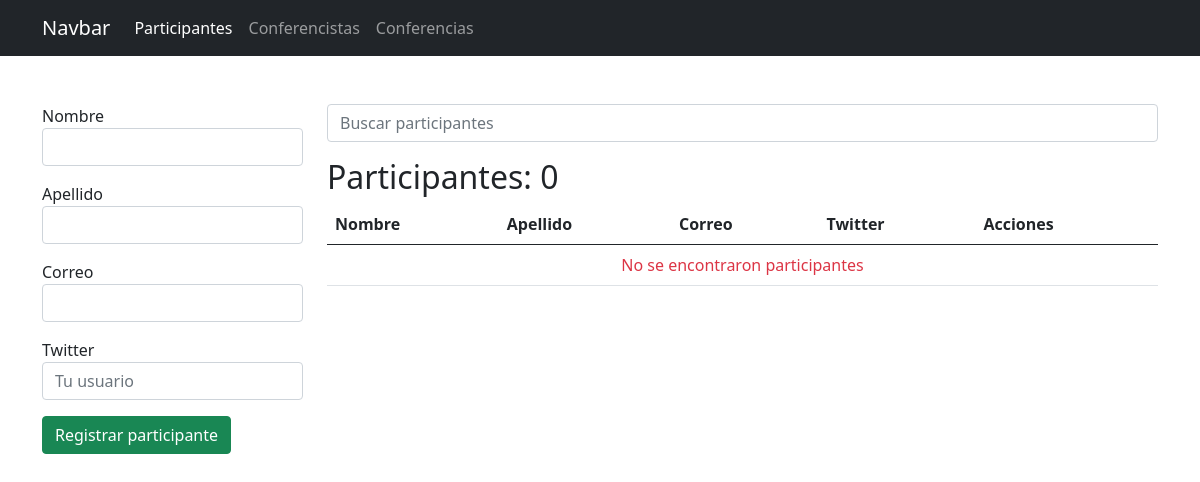
/participantes/, run on an earlier commit of the app's database.
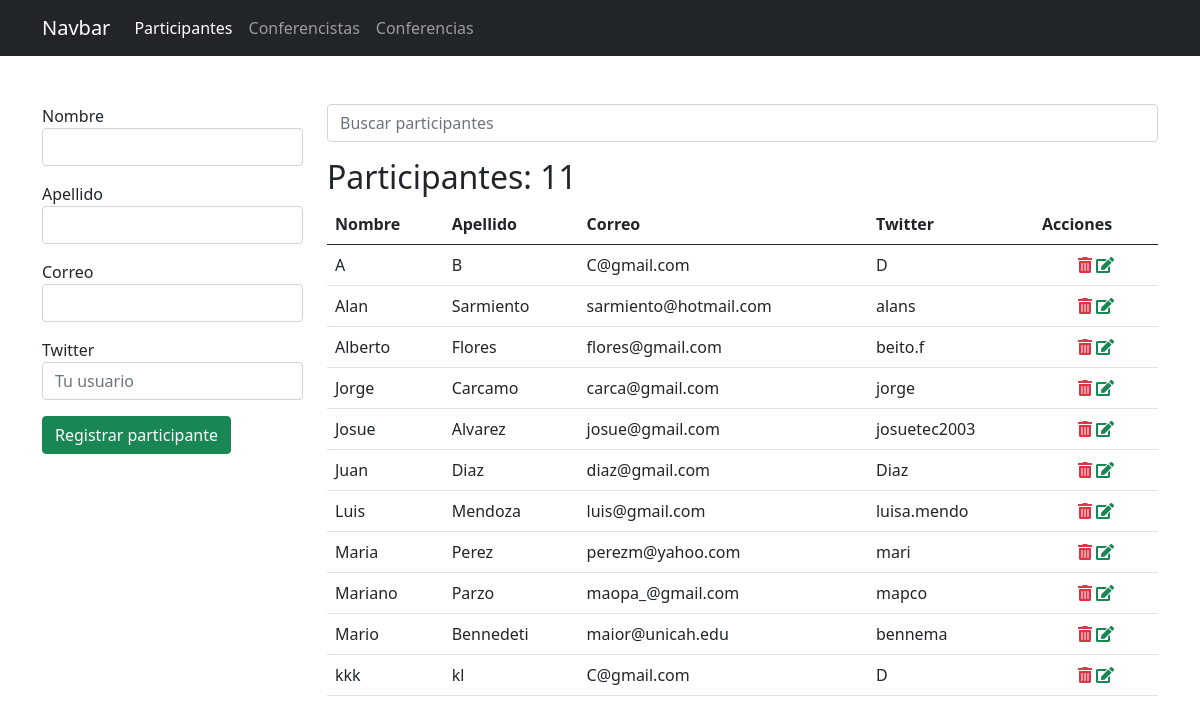
And on a later commit of the database.
### app_registro/models.py (models this page shows, shortened)
class Participante(models.Model):
    nombre = models.CharField(max_length=25)
    apellido = models.CharField(max_length=25)
    correo = models.EmailField()
    twitter = models.CharField(max_length=35, null=True, blank=True)

### app_registro/views.py (the view, shortened to what this page needs)
# urls.py: path('participantes/', views.participantes, name="participantes"),
def participantes(request):
    activo = 'participantes'
    q = request.GET.get('q')
    if q:
        data = Participante.objects.filter(nombre__startswith=q).order_by('nombre')
    else:
        data = Participante.objects.all().order_by('nombre')
    ctx = {
        'activo': activo,
        'participantes': data,
        'q':q
    }
    return render(request, 'registro/participantes.html', ctx)

### app_registro/templates/registro/participantes.html (shortened to what this page needs)
{% extends "base.html" %}
{% block container %}
    <div class="row">
        <div class="col-3">
            {% if p %}
            <form action="{% url 'editar_participante' p.id %}" method="post">
            {% else %}
            <form action="{% url 'participantes' %}" method="post">
            {% endif %}
                <div class="mb-3">
                    <label for="nombre">Nombre</label>
                    <input type="text" value="{{ p.nombre }}" name="nombre" id="nombre" class="form-control" required autofocus>
                </div>
                <div class="mb-3">
                    <label for="apellido">Apellido</label>
                    <input type="text" value="{{ p.apellido }}" name="apellido" id="apellido" class="form-control" required>
                </div>
                <div class="mb-3">
                    <label for="correo">Correo</label>
                    <input type="email" value="{{ p.correo }}" name="correo" id="correo" class="form-control" required>
                </div>
                <div class="mb-3">
                    <label for="twitter">Twitter</label>
                    <input type="text" value="{{ p.twitter }}" name="twitter" id="twitter" class="form-control" placeholder="Tu usuario" required>
                </div>
                <div class="mb-3">
                    {% if p %}
                    <input type="submit" class="btn btn-success" value="Actualizar participante">
                    {% else %}
                    <input type="submit" class="btn btn-success" value="Registrar participante">
                    {% endif %}
                </div>
            </form>
        </div>
        <div class="col-9">
            <form action="" method="GET">
                <input type="search" name="q" value="{{ q|default_if_none:'' }}" class="form-control" placeholder="Buscar participantes">
            </form>
            <h2 class="mt-3">Participantes: {{ participantes.count }}</h2>
            <table class="table table-hover">
                <thead>
                    <tr>
                        <th>Nombre</th>
                        <th>Apellido</th>
                        <th>Correo</th>
                        <th>Twitter</th>
                        <th>Acciones</th>
                    </tr>
                </thead>
                <tbody>
                    {% for p in participantes %}
                    <tr>
                        <td>{{ p.nombre }}</td>
                        <td>{{ p.apellido }}</td>
                        <td>{{ p.correo }}</td>
                        <td>
                            {{ p.twitter|default_if_none:'-' }}
                        </td>
                        <td class="text-center">
                            <a onclick="if (!confirm('Confirme la eliminacion')) return false;" href="{% url 'eliminar_participante' p.id %}" class="text-danger"><span class="fas fa-trash-alt"></span></a>
                            <a href="{% url 'editar_participante' p.id %}" class="text-success"><span class="fas fa-edit"></span></a>
                        </td>
                    </tr>
                    {% empty %}
                    <tr>
                        <td colspan="5" class="text-danger text-center">No se encontraron participantes</td>
                    </tr>
                    {% endfor %}
                </tbody>
            </table>
        </div>
    </div>
{% endblock %}

What changed in the data, as far as the page shows it:
added Participante: nombre "A", apellido "B", correo "C@gmail.com", twitter "D"
added Participante: nombre "Alan", apellido "Sarmiento", correo "sarmiento@hotmail.com", twitter "alans"
added Participante: nombre "Alberto", apellido "Flores", correo "flores@gmail.com", twitter "beito.f"
added Participante: nombre "Jorge", apellido "Carcamo", correo "carca@gmail.com", twitter "jorge"
added Participante: nombre "Josue", apellido "Alvarez", correo "josue@gmail.com", twitter "josuetec2003"
added Participante: nombre "Juan", apellido "Diaz", correo "diaz@gmail.com", twitter "Diaz"
added Participante: nombre "Luis", apellido "Mendoza", correo "luis@gmail.com", twitter "luisa.mendo"
added Participante: nombre "Maria", apellido "Perez", correo "perezm@yahoo.com", twitter "mari"
added Participante: nombre "Mariano", apellido "Parzo", correo "maopa_@gmail.com", twitter "mapco"
added Participante: nombre "Mario", apellido "Bennedeti", correo "maior@unicah.edu", twitter "bennema"
added Participante: nombre "kkk", apellido "kl", correo "C@gmail.com", twitter "D"
Also different on the page:
{{ participantes.count }}: "0" → "11"
text no longer shown: "No se encontraron participantes"
